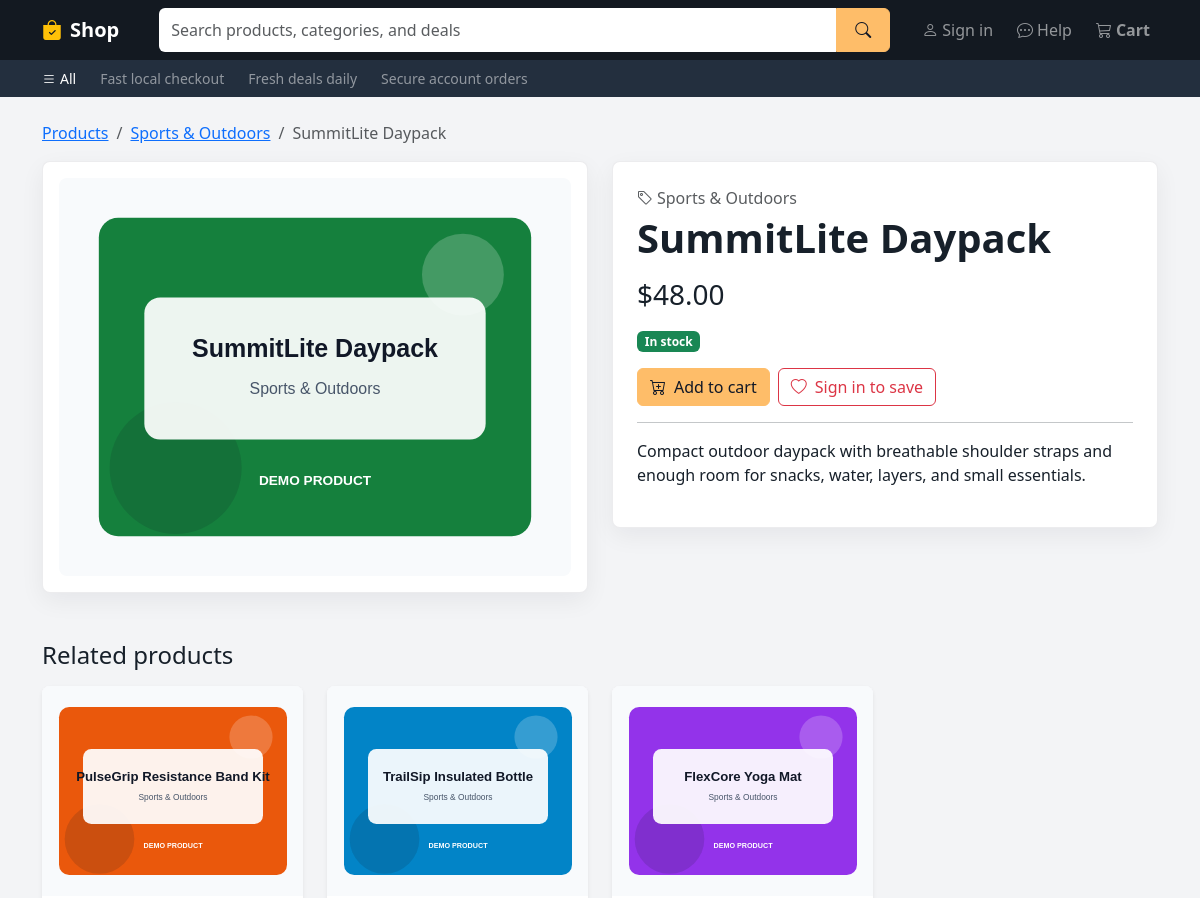
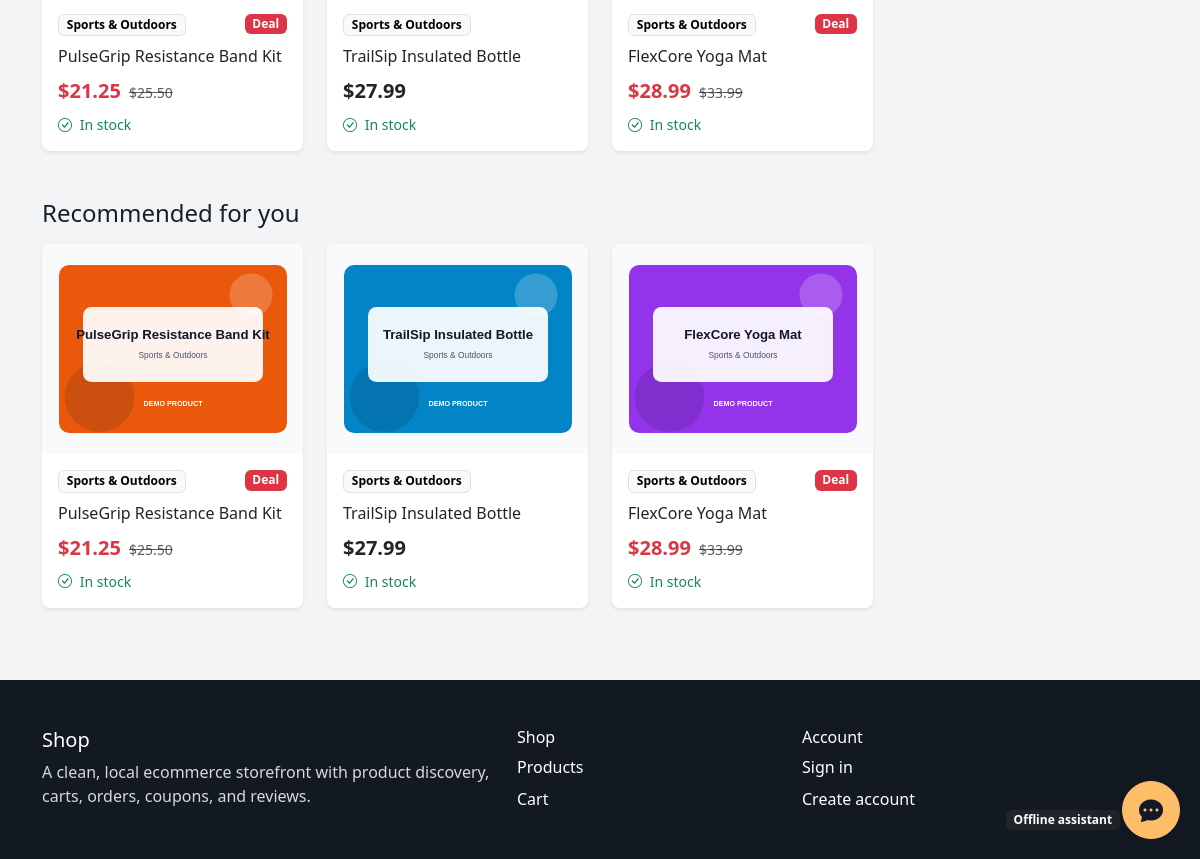
Screenshot of /products/product/summitlite-daypack/ with the database file from the repository (2 pictures, top to bottom).
### products/models.py (models this page shows, shortened)
class Product(models.Model):
    category = models.ForeignKey(
        Category,
        on_delete=models.PROTECT,
        related_name="products",
    )
    name = models.CharField(max_length=180)
    slug = models.SlugField(max_length=220, unique=True, blank=True)
    description = models.TextField()
    price = models.DecimalField(
        max_digits=10,
        decimal_places=2,
        validators=[MinValueValidator(Decimal("0.01"))],
    )
    discount_price = models.DecimalField(
        max_digits=10,
        decimal_places=2,
        blank=True,
        null=True,
        validators=[MinValueValidator(Decimal("0.01"))],
    )
    stock = models.PositiveIntegerField(default=0)
    is_available = models.BooleanField(default=True)
    created_at = models.DateTimeField(auto_now_add=True)
    updated_at = models.DateTimeField(auto_now=True)
    class Meta:
        ordering = ["-created_at"]
        indexes = [
            models.Index(fields=["slug"]),
            models.Index(fields=["is_available", "stock"]),
        ]
    @property
    def has_discount(self):
        return self.discount_price is not None and self.discount_price < self.price
    @property
    def in_stock(self):
        return self.stock > 0
    @property
    def can_be_purchased(self):
        return self.is_available and self.in_stock

class Category(models.Model):
    name = models.CharField(max_length=120, unique=True)
    slug = models.SlugField(max_length=140, unique=True, blank=True)
    description = models.TextField(blank=True)
    is_active = models.BooleanField(default=True)
    created_at = models.DateTimeField(auto_now_add=True)
    updated_at = models.DateTimeField(auto_now=True)
    class Meta:
        verbose_name = "Category"
        verbose_name_plural = "Categories"
        ordering = ["name"]

class ProductImage(models.Model):
    product = models.ForeignKey(
        Product,
        on_delete=models.CASCADE,
        related_name="images",
    )
    image = models.ImageField(upload_to=product_image_upload_path)
    alt_text = models.CharField(max_length=180, blank=True)
    is_primary = models.BooleanField(default=False)
    created_at = models.DateTimeField(auto_now_add=True)
    class Meta:
        ordering = ["-is_primary", "created_at"]

### products/views.py (the view)
# urls.py: path("product/<slug:slug>/", ProductDetailView.as_view(), name="product_detail"),
class ProductDetailView(DetailView):
    model = Product
    template_name = "products/product_detail.html"
    context_object_name = "product"
    slug_field = "slug"
    slug_url_kwarg = "slug"
    def get_queryset(self):
        return product_card_queryset()
    def get(self, request, *args, **kwargs):
        response = super().get(request, *args, **kwargs)
        self._store_recently_viewed_product()
        return response
    def get_context_data(self, **kwargs):
        context = super().get_context_data(**kwargs)
        images = list(self.object.images.all())
        recently_viewed_ids = self.request.session.get(RECENTLY_VIEWED_SESSION_KEY, [])
        recently_viewed_products = product_card_queryset().filter(id__in=recently_viewed_ids).exclude(
            id=self.object.id
        )
        recently_viewed_products = sorted(
            recently_viewed_products,
            key=lambda product: recently_viewed_ids.index(product.id),
        )
        context["primary_image"] = next(
            (image for image in images if image.is_primary),
            images[0] if images else None,
        )
        context["gallery_images"] = images
        context["related_products"] = (
            product_card_queryset()
            .filter(category=self.object.category)
            .exclude(id=self.object.id)[:4]
        )
        context["recently_viewed_products"] = recently_viewed_products[:4]
        context["recommended_products"] = self._get_recommended_products(recently_viewed_ids)
        context["is_in_wishlist"] = self._is_in_wishlist()
        return context
    def _store_recently_viewed_product(self):
        product_ids = self.request.session.get(RECENTLY_VIEWED_SESSION_KEY, [])
        product_id = self.object.id
        if product_id in product_ids:
            product_ids.remove(product_id)
        product_ids.insert(0, product_id)
        self.request.session[RECENTLY_VIEWED_SESSION_KEY] = product_ids[:RECENTLY_VIEWED_LIMIT]
        self.request.session.modified = True
    def _get_recommended_products(self, recently_viewed_ids):
        category_ids = Product.objects.filter(id__in=recently_viewed_ids).values_list(
            "category_id",
            flat=True,
        )
        category_ids = list(dict.fromkeys(category_ids))
        if not category_ids:
            category_ids = [self.object.category_id]
        return (
            product_card_queryset()
            .filter(category_id__in=category_ids)
            .exclude(id__in=[self.object.id, *recently_viewed_ids])[:4]
        )
    def _is_in_wishlist(self):
        if not self.request.user.is_authenticated:
            return False
        from accounts.models import WishlistItem
        return WishlistItem.objects.filter(
            user=self.request.user,
            product=self.object,
        ).exists()

### templates/products/product_detail.html (shortened to what this page needs)
{% extends "base.html" %}
{% block content %}
<div class="container">
    <nav aria-label="breadcrumb" class="mb-3">
        <ol class="breadcrumb">
            <li class="breadcrumb-item"><a href="{% url 'products:product_list' %}">Products</a></li>
            <li class="breadcrumb-item"><a href="{% url 'products:category_products' product.category.slug %}">{{ product.category.name }}</a></li>
            <li class="breadcrumb-item active" aria-current="page">{{ product.name }}</li>
        </ol>
    </nav>
    <div class="row g-4 align-items-start">
        <section class="col-lg-6">
            <div class="surface rounded-3 p-3">
                {% if primary_image %}
                    <img src="{{ primary_image.image.url }}" class="img-fluid rounded-3 w-100 object-fit-cover" alt="{{ primary_image.alt_text|default:product.name }}" style="max-height: 560px;">
                {% else %}
                    <div class="product-image-fallback rounded-3 d-flex align-items-center justify-content-center text-muted" style="height: 420px;">
                        <i class="bi bi-image fs-1"></i>
                    </div>
                {% endif %}
            </div>
        </section>
        <section class="col-lg-6">
            <div class="surface rounded-3 p-4">
                <p class="text-muted mb-1"><i class="bi bi-tag me-1"></i>{{ product.category.name }}</p>
                <h1 class="display-6 fw-bold">{{ product.name }}</h1>
                <div class="my-3">
                    {% if product.has_discount %}
                        <div class="d-flex align-items-baseline gap-3">
                            <span class="h3 text-danger mb-0">${{ product.discount_price }}</span>
                            <span class="h5 text-muted text-decoration-line-through mb-0">${{ product.price }}</span>
                        </div>
                    {% else %}
                        <span class="h3 mb-0">${{ product.price }}</span>
                    {% endif %}
                </div>
                {% if product.in_stock %}
                    <p class="badge text-bg-success">In stock</p>
                {% else %}
                    <p class="badge text-bg-danger">Out of stock</p>
                {% endif %}
                <div class="d-flex flex-wrap gap-2 mb-3">
                    {% if product.can_be_purchased %}
                        <form method="post" action="{% url 'cart:cart_add' product.id %}">
                            <button type="submit" class="btn btn-warning">
                                <i class="bi bi-cart-plus me-2"></i>Add to cart
                            </button>
                        </form>
                    {% endif %}
                    {% if user.is_authenticated %}
                        <form method="post" action="{% url 'accounts:wishlist_toggle' product.id %}">
                            {% csrf_token %}
                            <input type="hidden" name="next" value="{{ request.path }}">
                            <button type="submit" class="btn {% if is_in_wishlist %}btn-danger{% else %}btn-outline-danger{% endif %}">
                                <i class="bi bi-heart{% if is_in_wishlist %}-fill{% endif %} me-2"></i>
                                {% if is_in_wishlist %}Saved{% else %}Wishlist{% endif %}
                            </button>
                        </form>
                    {% else %}
                        <a href="{% url 'accounts:login' %}" class="btn btn-outline-danger">
                            <i class="bi bi-heart me-2"></i>Sign in to save
                        </a>
                    {% endif %}
                </div>
                <hr>
                <div class="lead fs-6">
                    {{ product.description|linebreaks }}
                </div>
            </div>
        </section>
    </div>
    {% include "products/_product_carousel_section.html" with title="Related products" products=related_products %}
    {% include "products/_product_carousel_section.html" with title="Recommended for you" products=recommended_products %}
</div>
{% endblock %}

### templates/products/_product_carousel_section.html
{% if products %}
    <section class="mt-5">
        <div class="d-flex justify-content-between align-items-center gap-3 mb-3">
            <h2 class="h4 mb-0">{{ title }}</h2>
        </div>
        <div class="row row-cols-1 row-cols-sm-2 row-cols-lg-4 g-4">
            {% for product in products %}
                <div class="col">
                    {% include "products/_product_card.html" with product=product %}
                </div>
            {% endfor %}
        </div>
    </section>
{% endif %}

### templates/products/_product_card.html
<article class="card product-card h-100 border-0 shadow-sm rounded-3 overflow-hidden">
    <a href="{% url 'products:product_detail' product.slug %}" class="text-decoration-none">
        {% with image=product.images.all.0 %}
            {% if image %}
                <img src="{{ image.image.url }}" class="card-img-top object-fit-cover" alt="{{ image.alt_text|default:product.name }}" style="height: 210px;">
            {% else %}
                <div class="card-img-top product-image-fallback d-flex align-items-center justify-content-center text-muted" style="height: 210px;">
                    <i class="bi bi-image fs-2"></i>
                </div>
            {% endif %}
        {% endwith %}
    </a>
    <div class="card-body d-flex flex-column">
        <div class="d-flex justify-content-between align-items-start gap-2 mb-2">
            <span class="badge text-bg-light border">{{ product.category.name }}</span>
            {% if product.has_discount %}
                <span class="badge text-bg-danger">Deal</span>
            {% endif %}
        </div>
        <h3 class="h6 lh-base">
            <a href="{% url 'products:product_detail' product.slug %}" class="text-dark text-decoration-none">{{ product.name }}</a>
        </h3>
        <div class="mt-auto">
            {% if product.has_discount %}
                <div class="d-flex align-items-baseline gap-2">
                    <span class="fs-5 fw-bold text-danger">${{ product.discount_price }}</span>
                    <span class="small text-muted text-decoration-line-through">${{ product.price }}</span>
                </div>
            {% else %}
                <span class="fs-5 fw-bold">${{ product.price }}</span>
            {% endif %}
            <p class="small {% if product.in_stock %}text-success{% else %}text-danger{% endif %} mb-0 mt-2">
                <i class="bi {% if product.in_stock %}bi-check-circle{% else %}bi-x-circle{% endif %} me-1"></i>
                {% if product.in_stock %}In stock{% else %}Out of stock{% endif %}
            </p>
        </div>
    </div>
</article>

### rows the page displays
Product: category.name "Sports & Outdoors", name "SummitLite Daypack", price "48.00", description "Compact outdoor daypack with breathable shoulder straps and enough room for snacks, water, layers, and small essentials."
ProductImage: image (picture)
Product: images.all.0.image (picture), category.name "Sports & Outdoors", shows "Deal", name "PulseGrip Resistance Band Kit", discount_price "21.25", price "25.50", stock "In stock"
Product: images.all.0.image (picture), category.name "Sports & Outdoors", name "TrailSip Insulated Bottle", price "27.99", stock "In stock"
Product: images.all.0.image (picture), category.name "Sports & Outdoors", shows "Deal", name "FlexCore Yoga Mat", discount_price "28.99", price "33.99", stock "In stock"

### other values shown
{{ title }} "Related products Recommended for you"
